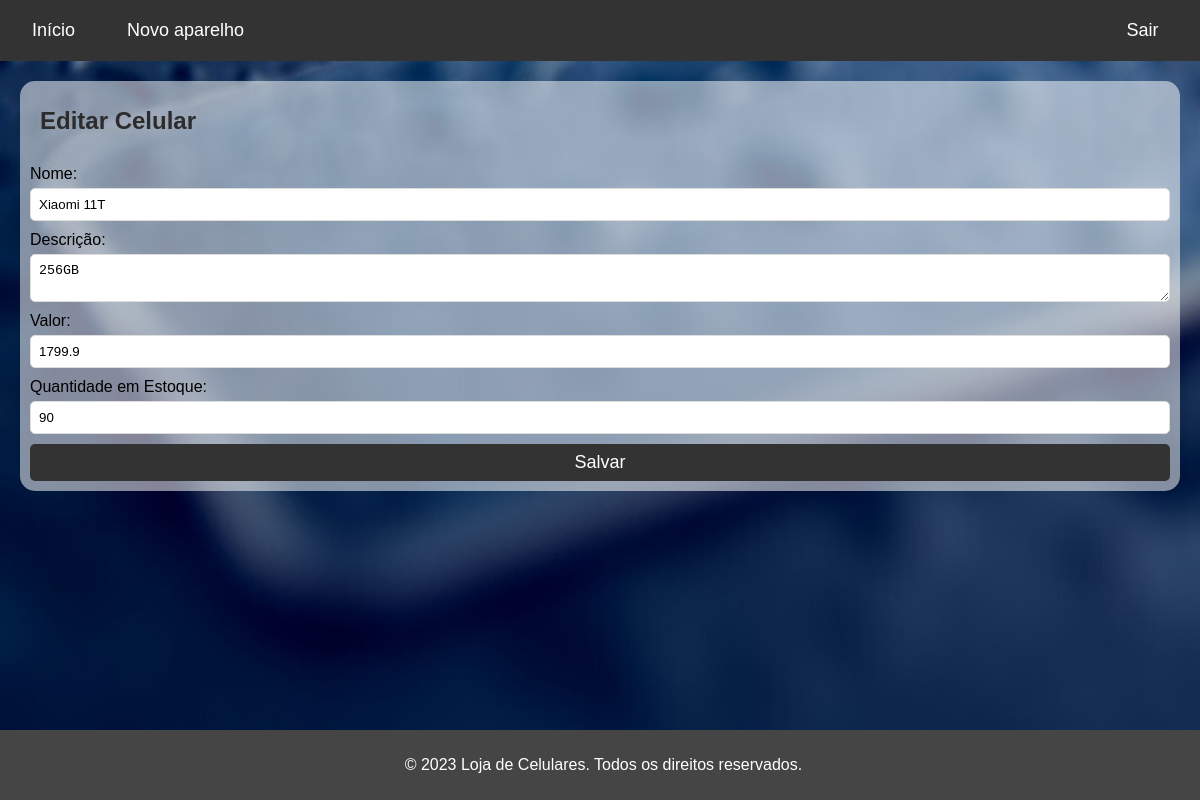
Before: /edit?id=6 with the older database file.
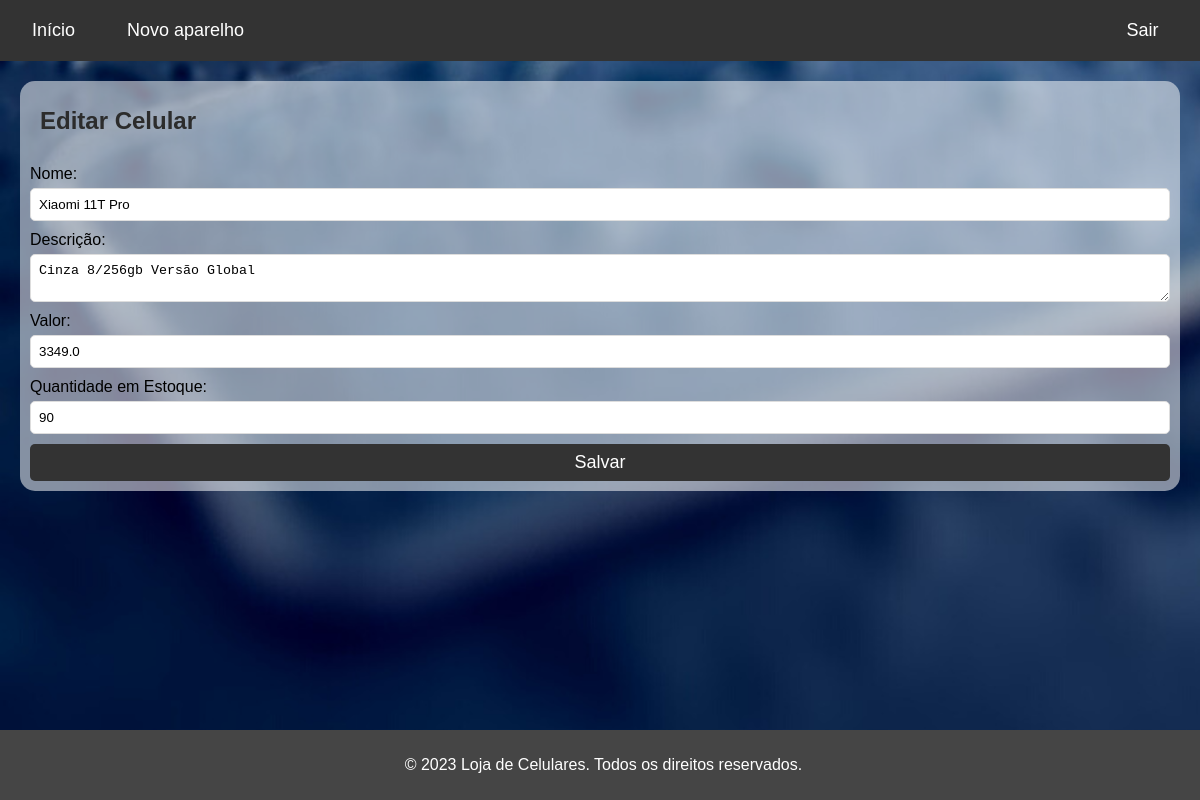
After: the same page with the newer database file.
### tables this page shows
CREATE TABLE celulares
                             (ID INTEGER PRIMARY KEY AUTOINCREMENT,
                              NOME TEXT NOT NULL,
                              DESCRICAO TEXT NOT NULL,
                              VALOR REAL NOT NULL,
                              QUANTIDADE INTEGER NOT NULL, url_celular TEXT);

### app.py (the view)
@app.route('/edit')
def edit():
    id = request.args.get('id')
    conn = sqlite3.connect('celulares.db')
    cur = conn.cursor()
    cur.execute("SELECT * FROM celulares WHERE id=?", (id,))
    celular = cur.fetchone()
    conn.close()
    return render_template('edit.html', celular=celular)

### templates/edit.html (shortened to what this page needs)
{% extends 'base.html' %}
{% block content %}
  <h1>Editar Celular</h1>
  {% if celular and len(celular) > 0 %}
    <form action="{{ url_for('update', id=celular[0]) }}" method="post">
      <label for="nome">Nome:</label>
      <input type="text" id="nome" name="nome" value="{{ celular[1] }}" required>
      <label for="descricao">Descrição:</label>
      <textarea id="descricao" name="descricao" required>{{ celular[2] }}</textarea>
      <label for="valor">Valor:</label>
      <input type="number" id="valor" name="valor" step="0.01" min="0" value="{{ celular[3] }}" required>
      <label for="quantidade">Quantidade em Estoque:</label>
      <input type="number" id="quantidade" name="quantidade" min="0" value="{{ celular[4] }}" required>
      <button type="submit">Salvar</button>
    </form>
  {% else %}
    <p>Celular não encontrado</p>
  {% endif %}
{% endblock %}

Changed rows visible on the page:
changed celulares: nome "Xiaomi 11T" → "Xiaomi 11T Pro"; descricao "256GB" → "Cinza 8/256gb Versão Global"; valor "1799.9" → "3349.0"
